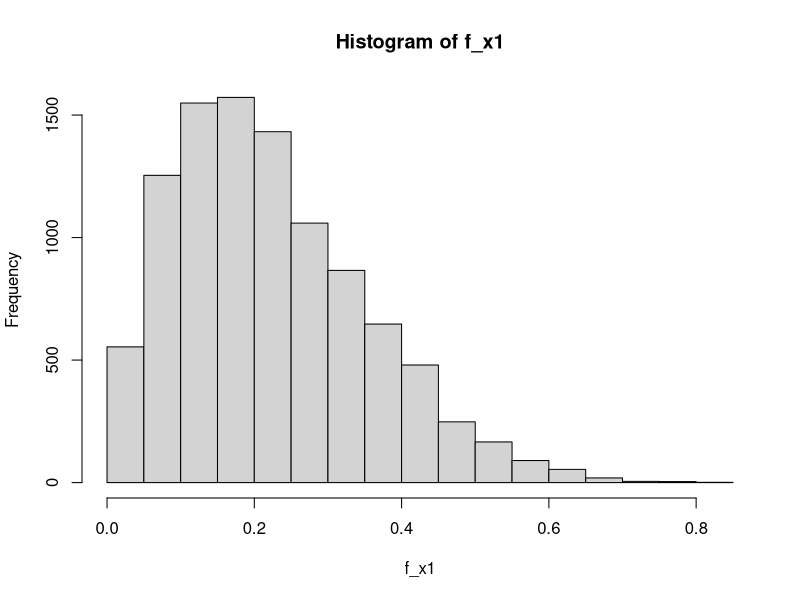
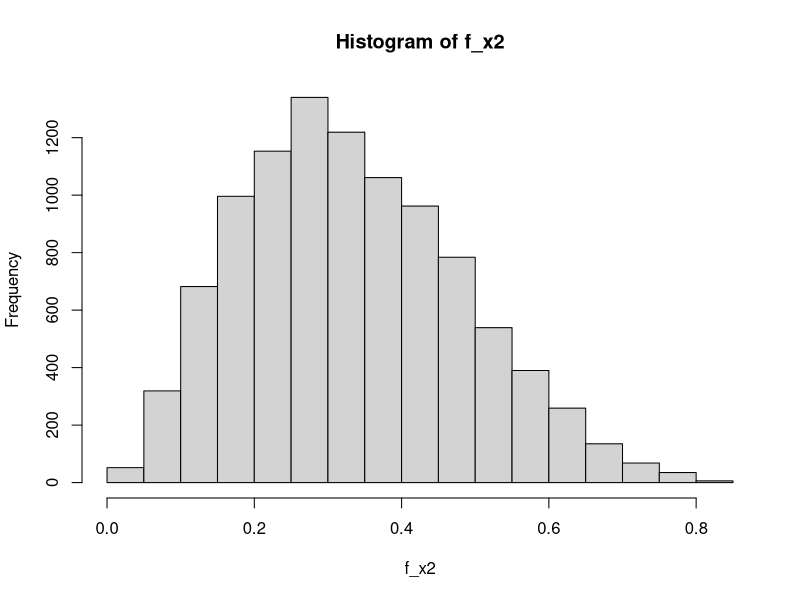
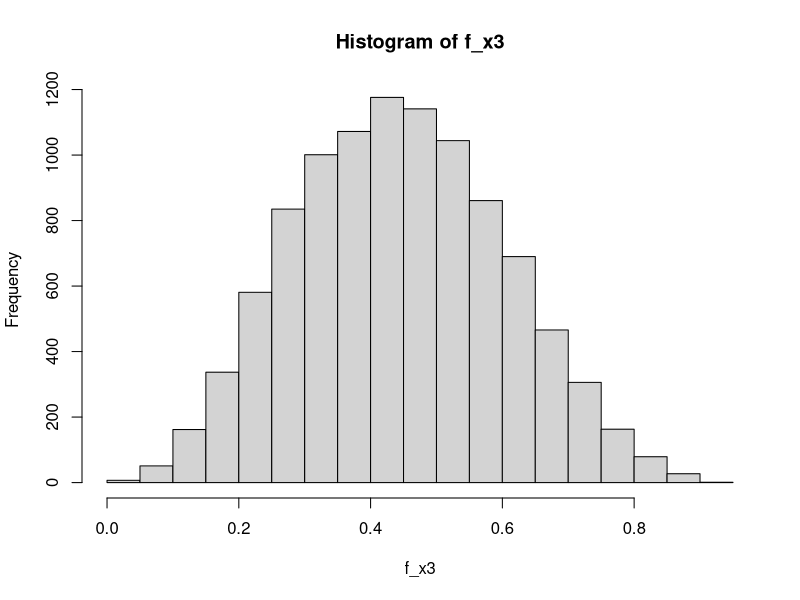
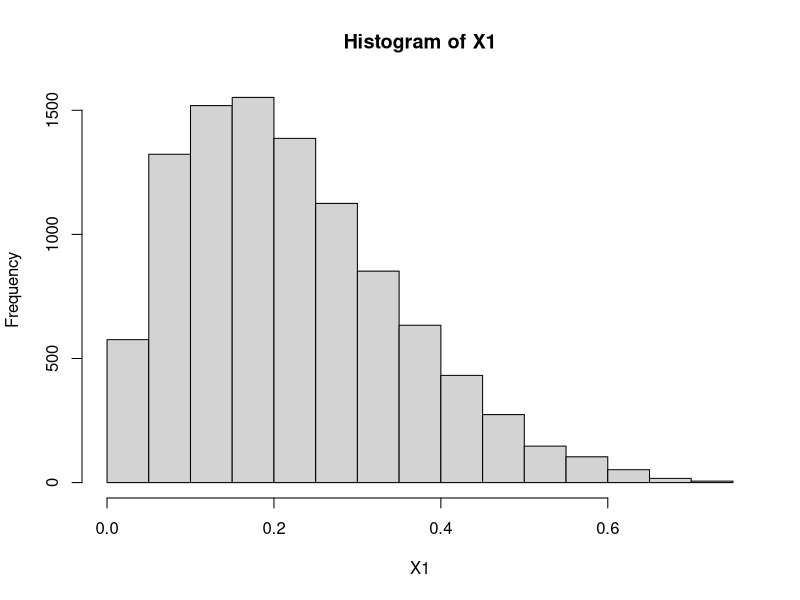
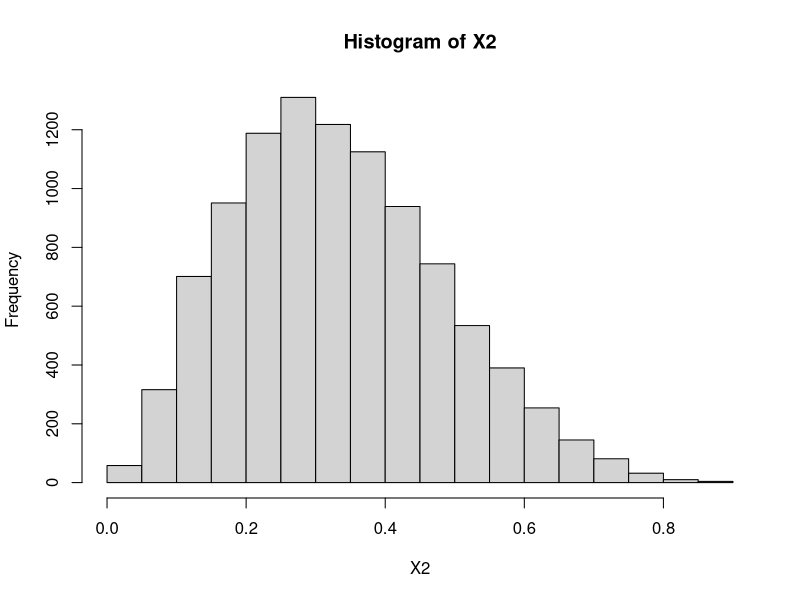
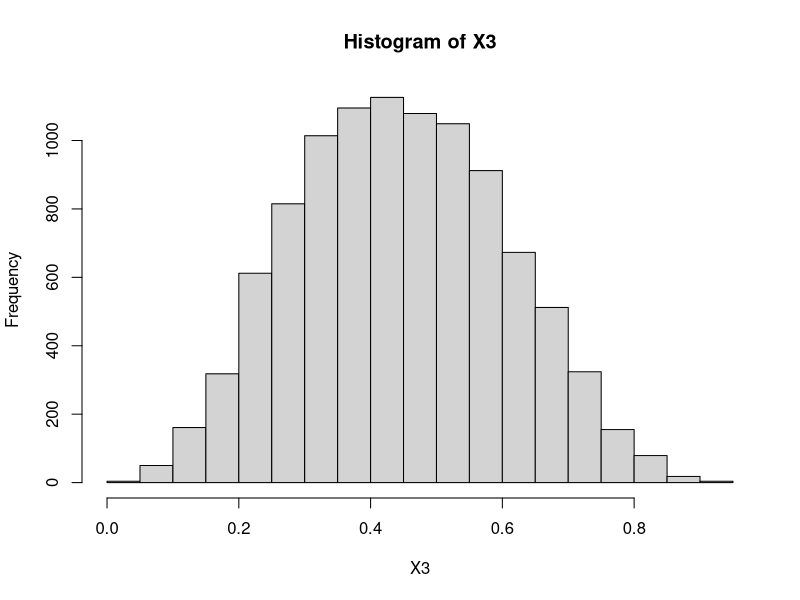

Here is the R script that generated these plots, in order:

#1(b)
fx <- function(x1,x2,x3){
  return((gamma(9)*x1*x2^2*x3^3)/(gamma(2)*gamma(3)*gamma(4)))
}
#proposal: uniform[0,1]^3
max_value <- 0
for (i in seq(0,1,by=0.001)){
  for(j in seq(0,1,by=0.001)){
    now <- fx(i,j,(1-i-j))
    if(now > max_value){
      max_value <- now
    }
  }
}
c<-floor(max_value)+1


f_x1 <-rep(0,10000)
f_x2 <-rep(0,10000)
f_x3 <-rep(0,10000)
N <- rep(0,10000)
i = 1
repeat{
  x1<-runif(1,0,1)
  x2<-runif(1,0,1)
  x3<-(1-x1-x2)
  N[i]<-fx(x1,x2,x3)/c
  if(runif(1,0,1)<=fx(x1,x2,x3)/c){
    f_x1[i] = x1
    f_x2[i] = x2
    f_x3[i] = x3
    i = i+1
  }
  if(i == 10001){break}
}
hist(f_x1)
hist(f_x2)
hist(f_x3)
mean(f_x1)
mean(f_x2)
mean(f_x3)
K <- cbind(f_x1,f_x2,f_x3)
cov(K)
E_N <- mean(N)
Var_N <- var(N)

#1(d)

Y1<-rep(0,10000)
Y2<-rep(0,10000)
Y3<-rep(0,10000)
i<-1
repeat{
  y1<- -sum(log(runif(2,0,1)))
  Y1[i]<-y1
  y2<- -sum(log(runif(3,0,1)))
  Y2[i]<-y2
  y3<- -sum(log(runif(4,0,1)))
  Y3[i]<-y3
  i=i+1
  if(i == 10001){break}
}

M <- cbind(Y1,Y2,Y3)
dominator <- apply(M,1,sum)
X1<- Y1/dominator
X2<- Y2/dominator
X3<- Y3/dominator

hist(X1)
hist(X2)
hist(X3)

N <- cbind(X1,X2,X3)
cov(N)

